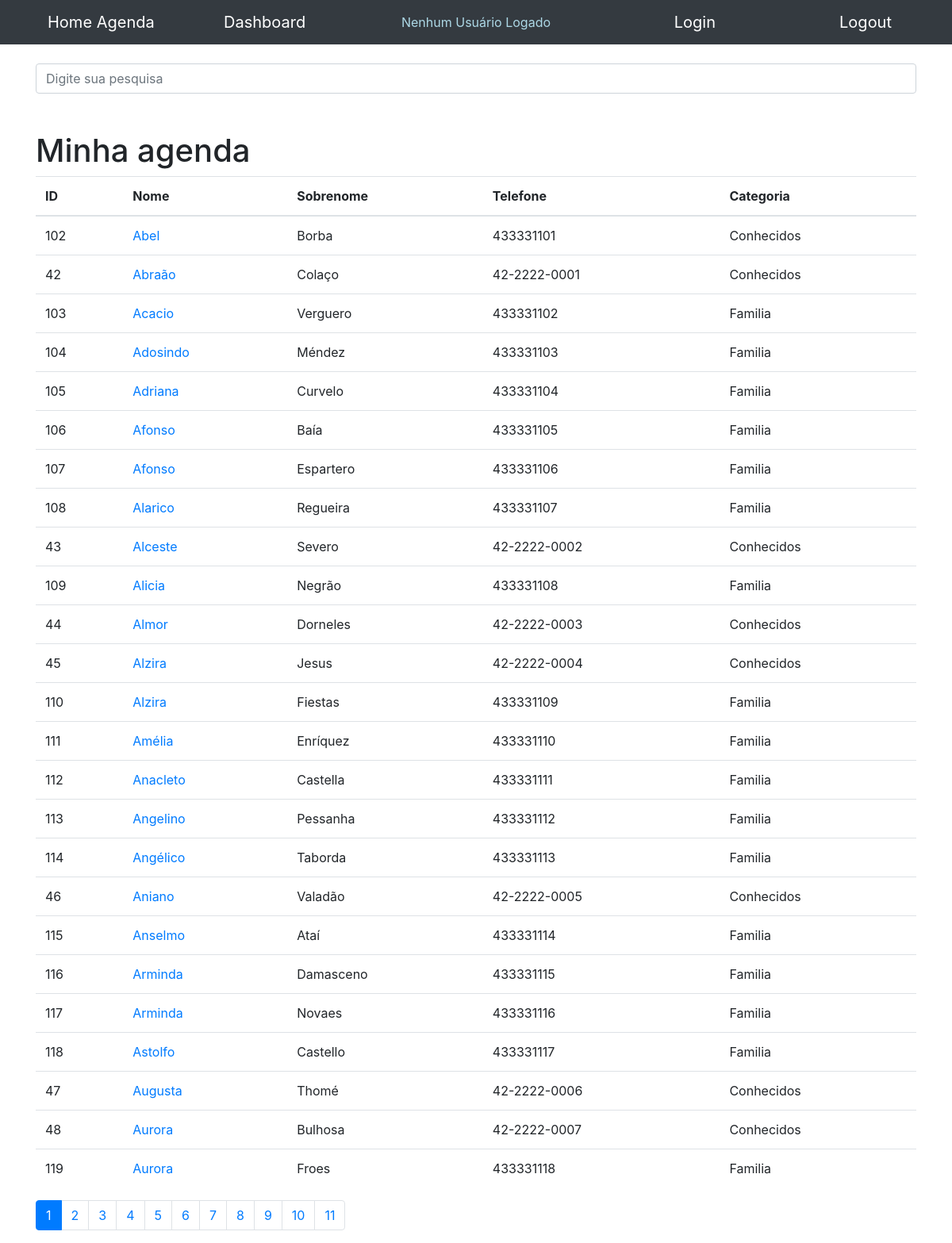
The page / on the database its author committed.
### contatos/models.py (models this page shows, shortened)
class Contato(models.Model):
    nome = models.CharField(max_length=255)
    sobrenome = models.CharField(max_length=255, blank=True)
    telefone = models.CharField(max_length=255)
    email = models.CharField(max_length=255, blank=True)
    data_criacao = models.DateTimeField(default=timezone.now)
    descricao = models.TextField(blank=True)
    categoria = models.ForeignKey(Categoria, on_delete=models.DO_NOTHING)
    mostrar = models.BooleanField(default=True)
    foto = models.ImageField(blank=True, upload_to='fotos/%Y/%m/%d')

class Categoria(models.Model):
    nome = models.CharField(max_length=255)
    def __str__(self):
        return self.nome

### contatos/views.py (the view)
# urls.py: path('', views.index, name='index'),
def index(request):
    contatos = Contato.objects.order_by('nome')
    paginator = Paginator(contatos, 25)
    page = request.GET.get('page')
    contatos = paginator.get_page(page)
    return render(request, 'contatos/index.html', {
        'contatos': contatos
    })

### contatos/templates/contatos/index.html (shortened to what this page needs)
{% extends 'base.html' %}
{% block conteudo %}
  <br>
  <form method="get" action="{% url 'busca' %}">
    <div class="form-group row">
      <div class="col-12">
        <input class="form-control"
                type="search" value="{{ request.GET.termo }}"
                id="search-input"
                placeholder="Digite sua pesquisa"
                name="termo">
      </div>
    </div>
  </form>
  <h1 class="mt-5">Minha agenda</h1>
  <table class="table">
    <thead>
      <tr>
        <th>ID</th>
        <th>Nome</th>
        <th>Sobrenome</th>
        <th>Telefone</th>
        <th>Categoria</th>
      </tr>
    </thead>
    <tbody>
      {% for contato in contatos %}
        {% if contato.mostrar %}
          <tr>
            <td> {{ contato.id }} </td>
            <td>
              <a href="{% url 'ver_contato' contato.id %} "> {{ contato.nome }} </a>
            </td>
            <td> {{ contato.sobrenome }} </td>
            <td> {{ contato.telefone }} </td>
            <td> {{ contato.categoria }} </td>
          </tr>
        {% endif %}
      {% endfor %}
    </tbody>
  </table>
  <nav aria-label="Page navigation example">
    <ul class="pagination">
      {% for pagina in contatos.paginator.page_range %}
        {% if contatos.number == pagina %}
          <li class="page-item active">
            <a class="page-link" href="?page={{ pagina }}&termo={{ request.GET.termo }}">{{ pagina }}</a>
          </li>
        {% else %}
          <li class="page-item">
            <a class="page-link" href="?page={{ pagina }}&termo={{ request.GET.termo }}">{{ pagina }}</a>
          </li>
        {% endif %}
      {% endfor %}
    </ul>
  </nav>
{% endblock %}

### templates/base.html (shortened to what this page needs)
{% load static %}
<!DOCTYPE html>
<html lang="pt">
<head>
  {% include 'parciais/_head.html' %}
</head>
<body>
  {% include 'parciais/_nav.html' %}
  <div class="container">
    <div class="row">
      <div class="col-lg-12">
        {% block conteudo %} {% endblock %}
      </div>
    </div>
  </div>
</body>
</html>

### templates/parciais/_head.html (shortened to what this page needs)
{% load static %}
<link href="{% static 'vendor/bootstrap/css/bootstrap.min.css' %}" rel="stylesheet">

### templates/parciais/_nav.html (shortened to what this page needs)
<nav class="navbar navbar-expand-lg navbar-dark bg-dark static-top">
<div class="container">
    <div class="col" align="left">
      <a class="navbar-brand" href="{% url 'index' %}">Home Agenda</a>
    </div>
    <div class="col" align="left">
      <a class="navbar-brand" href="{% url 'dashboard' %}">Dashboard</a>
    </div>
    <div class="col" style="color:lightblue;text-align: center;" align="center">
      {% if user.is_authenticated %}
        Usuario '{{user}}' logado.
      {% else %}
        Nenhum Usuário Logado
      {% endif %}
    </div>
    <div class="col" align="right">
      <a class="navbar-brand" href="{% url 'login' %}">Login</a>
    </div>
    <div class="col" align="right">
      <a class="navbar-brand" href="{% url 'logout' %}">Logout</a>
    </div>
</div>
</nav>

### rows shown on the page
Contato: id "102", nome "Abel", sobrenome "Borba", telefone "433331101", categoria "Conhecidos"
Contato: id "42", nome "Abraão", sobrenome "Colaço", telefone "42-2222-0001", categoria "Conhecidos"
Contato: id "103", nome "Acacio", sobrenome "Verguero", telefone "433331102", categoria "Familia"
Contato: id "104", nome "Adosindo", sobrenome "Méndez", telefone "433331103", categoria "Familia"
Contato: id "105", nome "Adriana", sobrenome "Curvelo", telefone "433331104", categoria "Familia"
Contato: id "106", nome "Afonso", sobrenome "Baía", telefone "433331105", categoria "Familia"
Contato: id "107", nome "Afonso", sobrenome "Espartero", telefone "433331106", categoria "Familia"
Contato: id "108", nome "Alarico", sobrenome "Regueira", telefone "433331107", categoria "Familia"
Contato: id "43", nome "Alceste", sobrenome "Severo", telefone "42-2222-0002", categoria "Conhecidos"
Contato: id "109", nome "Alicia", sobrenome "Negrão", telefone "433331108", categoria "Familia"
Contato: id "44", nome "Almor", sobrenome "Dorneles", telefone "42-2222-0003", categoria "Conhecidos"
Contato: id "45", nome "Alzira", sobrenome "Jesus", telefone "42-2222-0004", categoria "Conhecidos"
Contato: id "110", nome "Alzira", sobrenome "Fiestas", telefone "433331109", categoria "Familia"
Contato: id "111", nome "Amélia", sobrenome "Enríquez", telefone "433331110", categoria "Familia"
Contato: id "112", nome "Anacleto", sobrenome "Castella", telefone "433331111", categoria "Familia"
Contato: id "113", nome "Angelino", sobrenome "Pessanha", telefone "433331112", categoria "Familia"
Contato: id "114", nome "Angélico", sobrenome "Taborda", telefone "433331113", categoria "Familia"
Contato: id "46", nome "Aniano", sobrenome "Valadão", telefone "42-2222-0005", categoria "Conhecidos"
Contato: id "115", nome "Anselmo", sobrenome "Ataí", telefone "433331114", categoria "Familia"
Contato: id "116", nome "Arminda", sobrenome "Damasceno", telefone "433331115", categoria "Familia"
Contato: id "117", nome "Arminda", sobrenome "Novaes", telefone "433331116", categoria "Familia"
Contato: id "118", nome "Astolfo", sobrenome "Castello", telefone "433331117", categoria "Familia"
Contato: id "47", nome "Augusta", sobrenome "Thomé", telefone "42-2222-0006", categoria "Conhecidos"
Contato: id "48", nome "Aurora", sobrenome "Bulhosa", telefone "42-2222-0007", categoria "Conhecidos"
Contato: id "119", nome "Aurora", sobrenome "Froes", telefone "433331118", categoria "Familia"

### other values the page prints
{{ pagina }} "1"
{{ pagina }} "2" "3" "4" "5" "6" "7" "8" "9" "10" "11"
